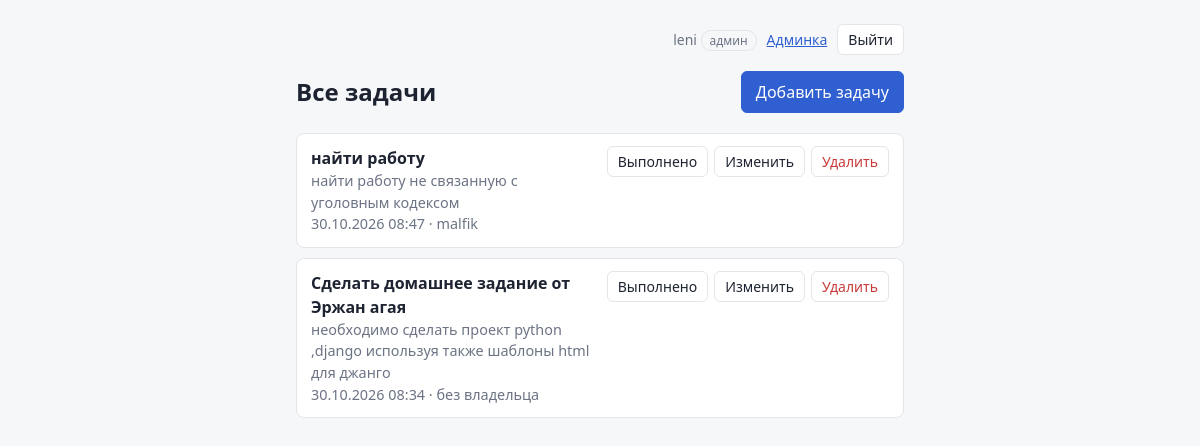
The app's page / (signed in) with its own data.
### tasks/models.py (models this page shows, shortened)
class Task(models.Model):
    user = models.ForeignKey(
        settings.AUTH_USER_MODEL,
        verbose_name="Владелец",
        on_delete=models.CASCADE,
        related_name="tasks",
        null=True,
        blank=True,
    )
    title = models.CharField("Название", max_length=200)
    description = models.TextField("Описание", blank=True)
    is_done = models.BooleanField("Выполнено", default=False)
    created_at = models.DateTimeField("Создано", auto_now_add=True)
    class Meta:
        ordering = ["is_done", "-created_at"]
        verbose_name = "задача"
        verbose_name_plural = "задачи"

### tasks/views.py (the view)
# urls.py: path("", views.task_list, name="task_list"),
@login_required
def task_list(request):
    tasks = visible_tasks(request.user)
    return render(request, "tasks/task_list.html", {"tasks": tasks})

### tasks/views.py (called while the page is built)
def visible_tasks(user):
    tasks = Task.objects.select_related("user")
    return tasks if user.is_staff else tasks.filter(user=user)

### tasks/templates/tasks/task_list.html (shortened to what this page needs)
{% extends "tasks/base.html" %}
{% block content %}
<header>
  <h1>{% if user.is_staff %}Все задачи{% else %}Мои задачи{% endif %}</h1>
  <a class="btn btn-primary" href="{% url 'task_create' %}">Добавить задачу</a>
</header>
{% for task in tasks %}
  <div class="task {% if task.is_done %}done{% endif %}">
    <div class="task-body">
      <div class="task-title">{{ task.title }}</div>
      {% if task.description %}<div class="task-desc">{{ task.description }}</div>{% endif %}
      <div class="task-desc">{{ task.created_at|date:"d.m.Y H:i"}}{% if user.is_staff %} · {{ task.user|default:"без владельца" }}{% endif %}</div>
    </div>
    <div class="task-actions">
      <form method="post" action="{% url 'task_toggle' task.pk %}">
        <button class="btn btn-sm" type="submit">
          {% if task.is_done %}Вернуть в работу{% else %}Выполнено{% endif %}
        </button>
      </form>
      <a class="btn btn-sm" href="{% url 'task_update' task.pk %}">Изменить</a>
      <a class="btn btn-sm btn-danger" href="{% url 'task_delete' task.pk %}">Удалить</a>
    </div>
  </div>
{% empty %}
  <p class="empty">Задач пока нет. Добавьте первую.</p>
{% endfor %}
{% endblock %}

### tasks/templates/tasks/base.html (shortened to what this page needs)
<!DOCTYPE html>
<html lang="ru">
<head>
</head>
<body>
  <div class="wrap">
    {% if user.is_authenticated %}
    <div class="topbar">
      <span>{{ user.username }}{% if user.is_staff %} <span class="badge">админ</span>{% endif %}</span>
      {% if user.is_staff %}<a href="{% url 'admin:index' %}">Админка</a>{% endif %}
      <form method="post" action="{% url 'logout' %}">
        <button class="btn btn-sm" type="submit">Выйти</button>
      </form>
    </div>
    {% endif %}
    {% block content %}{% endblock %}
  </div>
</body>
</html>

### tasks/templates/tasks/base.html (style rules this page uses)
:root { --bg: #f6f7f9; --card: #fff; --text: #1d2330; --muted: #6b7384; --line: #e2e5ea; --accent: #2f5fd0; --danger: #c93b3b; --ok: #2e8b57; }
* { box-sizing: border-box; }
body { margin: 0; background: var(--bg); color: var(--text); font: 16px/1.5 system-ui, -apple-system, "Segoe UI", sans-serif; }
.wrap { max-width: 640px; margin: 0 auto; padding: 24px 16px 64px; }
header { display: flex; justify-content: space-between; align-items: center; margin-bottom: 20px; }
h1 { font-size: 1.5rem; margin: 0; }
a { color: var(--accent); }
.btn { display: inline-block; padding: 8px 14px; border-radius: 6px; border: 1px solid var(--line); background: var(--card); color: var(--text); font: inherit; cursor: pointer; text-decoration: none; }
.btn-primary { background: var(--accent); border-color: var(--accent); color: #fff; }
.btn-danger { color: var(--danger); }
.btn-sm { padding: 4px 10px; font-size: .875rem; }
.task { display: flex; gap: 12px; align-items: flex-start; background: var(--card); border: 1px solid var(--line); border-radius: 8px; padding: 12px 14px; margin-bottom: 10px; }
.task-body { flex: 1; min-width: 0; }
.task-title { font-weight: 600; }
.task-desc { color: var(--muted); font-size: .9rem; white-space: pre-line; }
.task-actions { display: flex; gap: 6px; flex-wrap: wrap; }
.topbar { display: flex; justify-content: flex-end; align-items: center; gap: 10px; font-size: .875rem; color: var(--muted); margin-bottom: 16px; flex-wrap: wrap; }
.topbar form { margin: 0; }
.badge { font-size: .75rem; padding: 1px 8px; border-radius: 10px; border: 1px solid var(--line); }

### records on screen
Task: title "найти работу", description "найти работу не связанную с уголовным кодексом", created_at "30.10.2026 08:47", user "malfik", is_done "Выполнено"
Task: title "Сделать домашнее задание от Эржан агая", description "необходимо сделать проект python ,django используя также шаблоны html для джанго", created_at "30.10.2026 08:34", user "без владельца", is_done "Выполнено"

### other values on screen
{{ user.username }} "leni"
